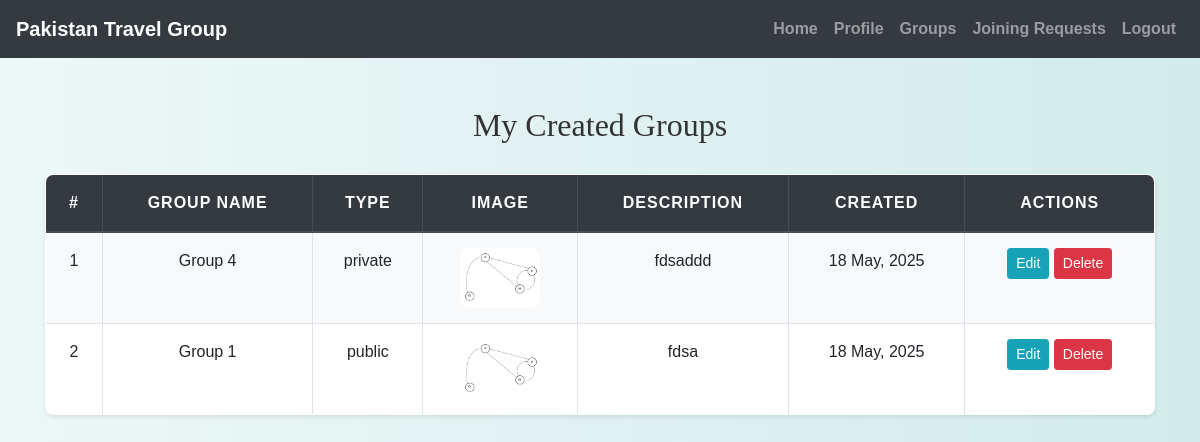
The page /my_groups.php (signed in) on the database its author committed.
### tables this page shows
CREATE TABLE `groups` (
  `id` int(11) NOT NULL,
  `name` varchar(100) NOT NULL,
  `image` varchar(255) DEFAULT NULL,
  `description` text DEFAULT NULL,
  `type` enum('public','private') DEFAULT 'public',
  `created_by` int(11) NOT NULL,
  `created_at` timestamp NOT NULL DEFAULT current_timestamp()
);

### my_groups.php (the view, shortened to what this page needs)
<?php
include('config.php');
$user_id = $_SESSION["id"];
$query = "SELECT * FROM groups WHERE created_by = $user_id ORDER BY created_at DESC";
$result = mysqli_query($conn, $query);
?>
<!DOCTYPE html>
<html lang="en">
<head>
    <link rel="stylesheet" href="https://maxcdn.bootstrapcdn.com/bootstrap/4.5.2/css/bootstrap.min.css">
    <link rel="stylesheet" href="./css/style.css">
</head>
<body>
<?php include('navbar.php'); ?>
<div class="container mt-5 mb-5">
    <h2>My Created Groups</h2>
    <table class="table table-bordered table-striped">
        <thead class="thead-dark">
            <tr>
                <th>#</th>
                <th>Group Name</th>
                <th>Type</th>
                <th>Image</th>
                <th>Description</th>
                <th>Created</th>
                <th>Actions</th>
            </tr>
        </thead>
        <tbody>
        <?php if (mysqli_num_rows($result) > 0) {
            $i = 1;
            while ($row = mysqli_fetch_assoc($result)) { ?>
                <tr>
                    <td><?php echo $i++; ?></td>
                    <td><?php echo htmlspecialchars($row['name']); ?></td>
                    <td><?php echo $row['type']; ?></td>
                    <td>
                        <?php if (!empty($row['image'])) { ?>
                            <img src="images/<?php echo $row['image']; ?>" width="80" height="60">
                        <?php } else { echo "No Image"; } ?>
                    </td>
                    <td><?php echo htmlspecialchars($row['description']); ?></td>
                    <td><?php echo date("d M, Y", strtotime($row['created_at'])); ?></td>
                    <td>
                        <a href="edit_group.php?id=<?php echo $row['id']; ?>" class="btn btn-sm btn-info">Edit</a>
                        <a href="?delete=<?php echo $row['id']; ?>" class="btn btn-sm btn-danger" onclick="return confirm('Are you sure you want to delete this group?');">Delete</a>
                    </td>
                </tr>
            <?php }
        } else { ?>
            <tr><td colspan="7" class="text-center">No groups found.</td></tr>
        <?php } ?>
        </tbody>
    </table>
</div>
</body>
</html>

### css/style.css (style rules this page uses)
body { background: linear-gradient(90deg, rgba(233, 246, 246, 0.831), rgba(207, 233, 233, 0.9)); font-family: 'Arial', sans-serif; color: #333; line-height: 1.6; }
h1, h2, h3, h4 { text-align: center; margin-top: 30px; margin-bottom: 30px; font-family: 'Georgia', serif; }
.container { margin-bottom: 40px; }
.table { width: 100%; border-collapse: collapse; margin-top: 20px; font-size: 16px; background-color: #ffffff; border-radius: 8px; overflow: hidden; box-shadow: 0 2px 4px rgba(0, 0, 0, 0.1); }
.table th, .table td { padding: 15px; border: 1px solid #dee2e6; text-align: center; }
.table thead th { background-color: #004d4d; color: white; font-weight: bold; text-transform: uppercase; letter-spacing: 1px; }
.table tbody tr:nth-child(odd) { background-color: #f8f9fa; }
.table img { max-width: 100px; max-height: 100px; border-radius: 8px; }
a { color: #006666; text-decoration: none; font-weight: bold; }

### rows shown on the page
groups: name "Group 4", type "private", image (picture), description "fdsaddd", created_at "18 May, 2025"
groups: name "Group 1", type "public", image (picture), description "fdsa", created_at "18 May, 2025"
